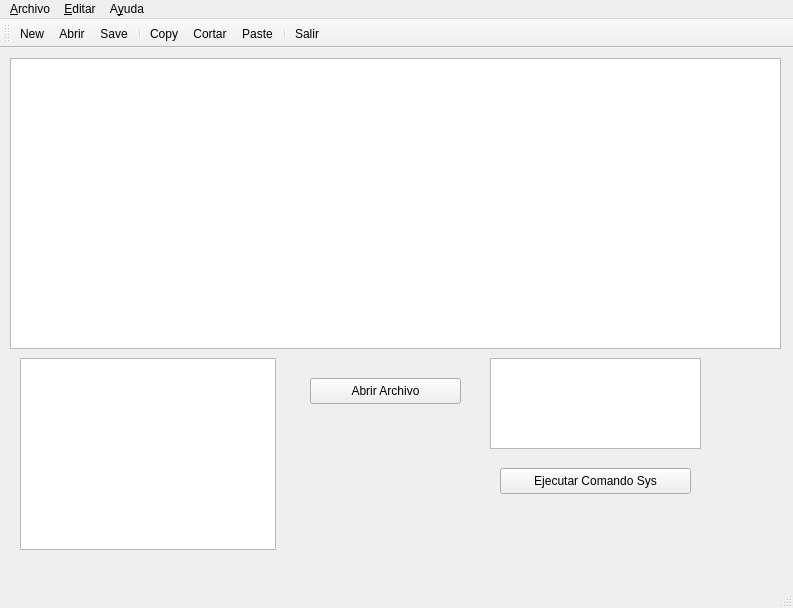
<?xml version="1.0" encoding="UTF-8"?>
<ui version="4.0">
 <class>MainWindow</class>
 <widget class="QMainWindow" name="MainWindow">
  <property name="geometry">
   <rect>
    <x>0</x>
    <y>0</y>
    <width>793</width>
    <height>608</height>
   </rect>
  </property>
  <property name="windowTitle">
   <string>MainWindow</string>
  </property>
  <widget class="QWidget" name="centralwidget">
   <widget class="QLabel" name="label">
    <property name="geometry">
     <rect>
      <x>110</x>
      <y>50</y>
      <width>49</width>
      <height>16</height>
     </rect>
    </property>
    <property name="text">
     <string>TextLabel</string>
    </property>
   </widget>
   <widget class="QPlainTextEdit" name="cajaTexto">
    <property name="geometry">
     <rect>
      <x>10</x>
      <y>10</y>
      <width>771</width>
      <height>291</height>
     </rect>
    </property>
   </widget>
   <widget class="QPushButton" name="botonAbrir">
    <property name="geometry">
     <rect>
      <x>310</x>
      <y>330</y>
      <width>151</width>
      <height>26</height>
     </rect>
    </property>
    <property name="text">
     <string>Abrir Archivo</string>
    </property>
   </widget>
   <widget class="QPushButton" name="botonComando">
    <property name="geometry">
     <rect>
      <x>500</x>
      <y>420</y>
      <width>191</width>
      <height>26</height>
     </rect>
    </property>
    <property name="text">
     <string>Ejecutar Comando Sys</string>
    </property>
   </widget>
   <widget class="QPlainTextEdit" name="salidaConsola">
    <property name="geometry">
     <rect>
      <x>490</x>
      <y>310</y>
      <width>211</width>
      <height>91</height>
     </rect>
    </property>
   </widget>
   <widget class="QGraphicsView" name="graphicsView">
    <property name="geometry">
     <rect>
      <x>20</x>
      <y>310</y>
      <width>256</width>
      <height>192</height>
     </rect>
    </property>
   </widget>
  </widget>
  <widget class="QMenuBar" name="menubar">
   <property name="geometry">
    <rect>
     <x>0</x>
     <y>0</y>
     <width>793</width>
     <height>33</height>
    </rect>
   </property>
   <widget class="QMenu" name="menu_File">
    <property name="title">
     <string>&amp;Archivo</string>
    </property>
    <addaction name="action_New"/>
    <addaction name="separator"/>
    <addaction name="action_Open"/>
    <addaction name="actionOpen_Recent"/>
    <addaction name="separator"/>
    <addaction name="action_Save"/>
    <addaction name="separator"/>
    <addaction name="action_Exit"/>
   </widget>
   <widget class="QMenu" name="menu_Edit">
    <property name="title">
     <string>&amp;Editar</string>
    </property>
    <addaction name="action_Copy"/>
    <addaction name="action_Paste"/>
    <addaction name="action_Cut"/>
    <addaction name="separator"/>
    <addaction name="action_Find_and_Replace"/>
   </widget>
   <widget class="QMenu" name="menu_Ayuda">
    <property name="title">
     <string>A&amp;yuda</string>
    </property>
    <addaction name="action_Acerca_de"/>
   </widget>
   <addaction name="menu_File"/>
   <addaction name="menu_Edit"/>
   <addaction name="menu_Ayuda"/>
  </widget>
  <widget class="QToolBar" name="toolBar">
   <property name="windowTitle">
    <string>Toolbar</string>
   </property>
   <attribute name="toolBarArea">
    <enum>TopToolBarArea</enum>
   </attribute>
   <attribute name="toolBarBreak">
    <bool>false</bool>
   </attribute>
   <addaction name="action_New"/>
   <addaction name="action_Open"/>
   <addaction name="action_Save"/>
   <addaction name="separator"/>
   <addaction name="action_Copy"/>
   <addaction name="action_Cut"/>
   <addaction name="action_Paste"/>
   <addaction name="separator"/>
   <addaction name="action_Exit"/>
  </widget>
  <widget class="QStatusBar" name="statusbar"/>
  <action name="action_New">
   <property name="icon">
    <iconset>
     <normaloff>Images/file-new.png</normaloff>Images/file-new.png</iconset>
   </property>
   <property name="text">
    <string>&amp;New</string>
   </property>
  </action>
  <action name="action_Open">
   <property name="icon">
    <iconset>
     <normaloff>Images/file-open.png</normaloff>Images/file-open.png</iconset>
   </property>
   <property name="text">
    <string>&amp;Abrir...</string>
   </property>
  </action>
  <action name="actionOpen_Recent">
   <property name="text">
    <string>Abrir &amp;Reciente...</string>
   </property>
  </action>
  <action name="action_Save">
   <property name="icon">
    <iconset>
     <normaloff>Images/file-save.png</normaloff>Images/file-save.png</iconset>
   </property>
   <property name="text">
    <string>&amp;Save</string>
   </property>
  </action>
  <action name="action_Exit">
   <property name="icon">
    <iconset>
     <normaloff>Images/file-exit.png</normaloff>Images/file-exit.png</iconset>
   </property>
   <property name="text">
    <string>&amp;Salir</string>
   </property>
  </action>
  <action name="action_Copy">
   <property name="icon">
    <iconset>
     <normaloff>Images/edit-copy.png</normaloff>Images/edit-copy.png</iconset>
   </property>
   <property name="text">
    <string>&amp;Copy</string>
   </property>
  </action>
  <action name="action_Paste">
   <property name="icon">
    <iconset>
     <normaloff>Images/edit-paste.png</normaloff>Images/edit-paste.png</iconset>
   </property>
   <property name="text">
    <string>&amp;Paste</string>
   </property>
  </action>
  <action name="action_Cut">
   <property name="icon">
    <iconset>
     <normaloff>Images/edit-cut.png</normaloff>Images/edit-cut.png</iconset>
   </property>
   <property name="text">
    <string>&amp;Cortar</string>
   </property>
  </action>
  <action name="action_Find_and_Replace">
   <property name="text">
    <string>&amp;Encontrar y Remplazar...</string>
   </property>
  </action>
  <action name="action_Acerca_de">
   <property name="icon">
    <iconset>
     <normaloff>Images/help-content.png</normaloff>Images/help-content.png</iconset>
   </property>
   <property name="text">
    <string>&amp;Acerca de...</string>
   </property>
  </action>
 </widget>
 <resources/>
 <connections/>
</ui>
